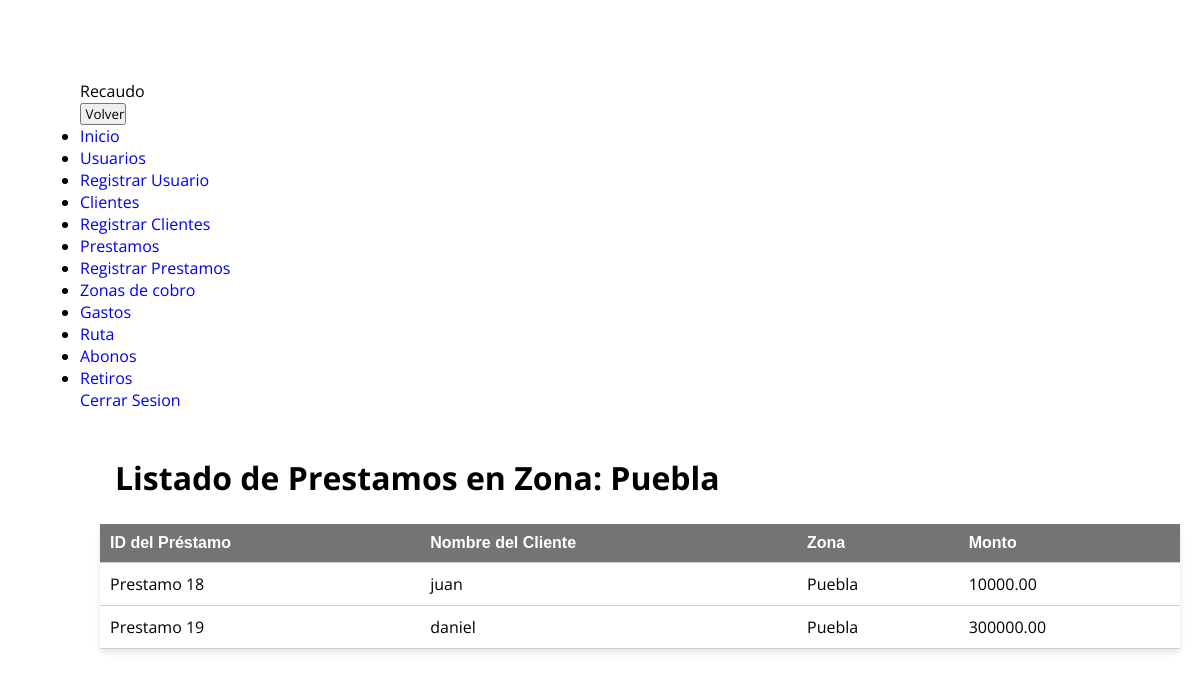
Screenshot of /resources/views/supervisor/ruta/ver_prestamos.php?zona=Puebla (signed in) with the database file from the repository.
### tables this page shows
CREATE TABLE `prestamos` (
  `ID` int NOT NULL,
  `IDCliente` int DEFAULT NULL,
  `Monto` decimal(10,2) DEFAULT NULL,
  `TasaInteres` decimal(5,2) DEFAULT NULL,
  `Plazo` int DEFAULT NULL,
  `MonedaID` int DEFAULT NULL,
  `FechaInicio` date DEFAULT NULL,
  `FechaVencimiento` date DEFAULT NULL,
  `Estado` enum('pendiente','pagado','vencido') DEFAULT NULL,
  `CobradorAsignado` int DEFAULT NULL,
  `Zona` varchar(255) DEFAULT NULL,
  `MontoAPagar` decimal(10,2) DEFAULT NULL,
  `FrecuenciaPago` varchar(20) DEFAULT NULL,
  `MontoCuota` decimal(10,2) DEFAULT NULL,
  `Cuota` decimal(10,2) DEFAULT NULL,
  `Comision` decimal(10,2) DEFAULT '0.00',
  `EstadoP` tinyint(1) DEFAULT '1'
);

CREATE TABLE `clientes` (
  `ID` int NOT NULL,
  `Nombre` varchar(255) DEFAULT NULL,
  `Apellido` varchar(255) DEFAULT NULL,
  `Domicilio` varchar(255) DEFAULT NULL,
  `Telefono` varchar(20) DEFAULT NULL,
  `HistorialCrediticio` text,
  `ReferenciasPersonales` text,
  `MonedaPreferida` int DEFAULT NULL,
  `ZonaAsignada` varchar(255) DEFAULT NULL,
  `IdentificacionCURP` varchar(255) DEFAULT NULL,
  `ImagenCliente` varchar(255) DEFAULT NULL,
  `Estado` tinyint(1) DEFAULT '1'
);

### resources/views/supervisor/ruta/ver_prestamos.php (the view, shortened to what this page needs)
<?php
if (isset($_GET['zona'])) {
    $nombreZona = $_GET['zona'];
}
include("../../../../controllers/conexion.php");
$sql = $conexion->prepare("SELECT P.ID, C.Nombre AS NombreCliente, P.Zona, P.Monto FROM prestamos P INNER JOIN clientes C ON P.IDCliente = C.ID WHERE P.Zona = ?");
$sql->bind_param("s", $nombreZona);
$sql->execute();
?>
<!DOCTYPE html>
<html lang="en">
<head>
    <link rel="stylesheet" href="/public/assets/css/lista_super.css">
</head>
<body>
    <div class="barra-lateral">
        <div>
            <div class="nombre-pagina">
                <span>Recaudo</span>
            </div>
            <button class="boton" id="volverAtras">
                <span>&nbsp;Volver</span>
            </button>
        </div>
        <nav class="navegacion">
            <ul>
                <li>
                    <a href="/resources/views/admin/inicio/inicio.php">
                        <span>Inicio</span>
                    </a>
                </li>
                <li>
                    <a href="/resources/views/admin/usuarios/crudusuarios.php">
                        <span>Usuarios</span>
                    </a>
                </li>
                <li>
                    <a href="/resources/views/admin/usuarios/registrar.php">
                        <span>Registrar Usuario</span>
                    </a>
                </li>
                <li>
                    <a href="/resources/views/admin/clientes/lista_clientes.php">
                        <span>Clientes</span>
                    </a>
                </li>
                <li>
                    <a href="/resources/views/admin/clientes/agregar_clientes.php">
                        <span>Registrar Clientes</span>
                    </a>
                </li>
                <li>
                    <a href="/resources/views/admin/creditos/crudPrestamos.php">
                        <span>Prestamos</span>
                    </a>
                </li>
                <li>
                    <a href="/resources/views/admin/creditos/prestamos.php">
                        <span>Registrar Prestamos</span>
                    </a>
                </li>
                <li>
                    <a href="/resources/views/admin/cobros/cobros.php">
                        <span>Zonas de cobro</span>
                    </a>
                </li>
                <li>
                    <a href="/resources/views/admin/gastos/gastos.php">
                        <span>Gastos</span>
                    </a>
                </li>
                <li>
                    <a href="/resources/views/admin/abonos/lista_super.php" class="hola">
                        <span>Ruta</span>
                    </a>
                </li>
                <li>
                    <a href="/resources/views/admin/abonos/abonos.php">
                        <span>Abonos</span>
                    </a>
                </li>
                <li>
                    <a href="/resources/views/admin/retiros/retiros.php">
                        <span>Retiros</span>
                    </a>
                </li>
            </ul>
        </nav>
        <div>
            <div class="modo-oscuro">
            <div class="info">
                    <a href="/controllers/cerrar_sesion.php"><span>Cerrar Sesion</span></a>
                </div>
            </div>
        </div>
    </div>
    <main>
        <h1 class="text-center">Listado de Prestamos en Zona: <?= $nombreZona ?></h1>
        <div class="container-fluid">
            <div class="row">
                <div class="col-md-9">
                    <table class="table">
                        <thead>
                            <tr>
                                <th scope="col">ID del Préstamo</th>
                                <th scope="col">Nombre del Cliente</th>
                                <th scope="col">Zona</th>
                                <th scope="col">Monto</th>
                            </tr>
                        </thead>
                        <tbody>
                            <?php
                    $result = $sql->get_result();
                    $rowCount = 0;
                    while ($datos = $result->fetch_assoc()) {
                        $rowCount++;
                        ?>
                            <tr class="row<?= $rowCount ?>">
                                <td><?= "Prestamo " . $datos['ID'] ?></td>
                                <td><?= $datos['NombreCliente'] ?></td>
                                <td><?= $datos['Zona'] ?></td>
                                <td><?= $datos['Monto'] ?></td>
                            </tr>
                            <?php }
                    ?>
                        </tbody>
                    </table>
                </div>
            </div>
        </div>
    </main>
</body>
</html>

### public/assets/css/lista_super.css (style rules this page uses)
* { margin: 0; padding: 0; box-sizing: border-box; text-decoration: none; font-family: 'Open Sans', sans-serif; }
body { margin-left: 80px; margin-top: 80px; transition: margin-left 300ms cubic-bezier(0.785, 0.135, 0.15, 0.86); }
main { padding: 20px; }
table { width: 100%; border-collapse: collapse; background-color: #fff; box-shadow: 0 4px 6px rgba(0, 0, 0, 0.1); border-radius: 5px; }
th, td { padding: 10px; text-align: left; border-bottom: 1px solid #ccc; }
th { background-color: #747474; color: #ffffff; font-weight: bold; font-family: Arial, Helvetica, sans-serif; }
h1.text-center { margin: 10px 0; padding: 15px; }

### rows the page displays
prestamos: ID "18", IDCliente.Nombre "juan", Zona "Puebla", Monto "10000.00"
prestamos: ID "19", IDCliente.Nombre "daniel", Zona "Puebla", Monto "300000.00"

### other values shown
$nombreZona "Puebla"
